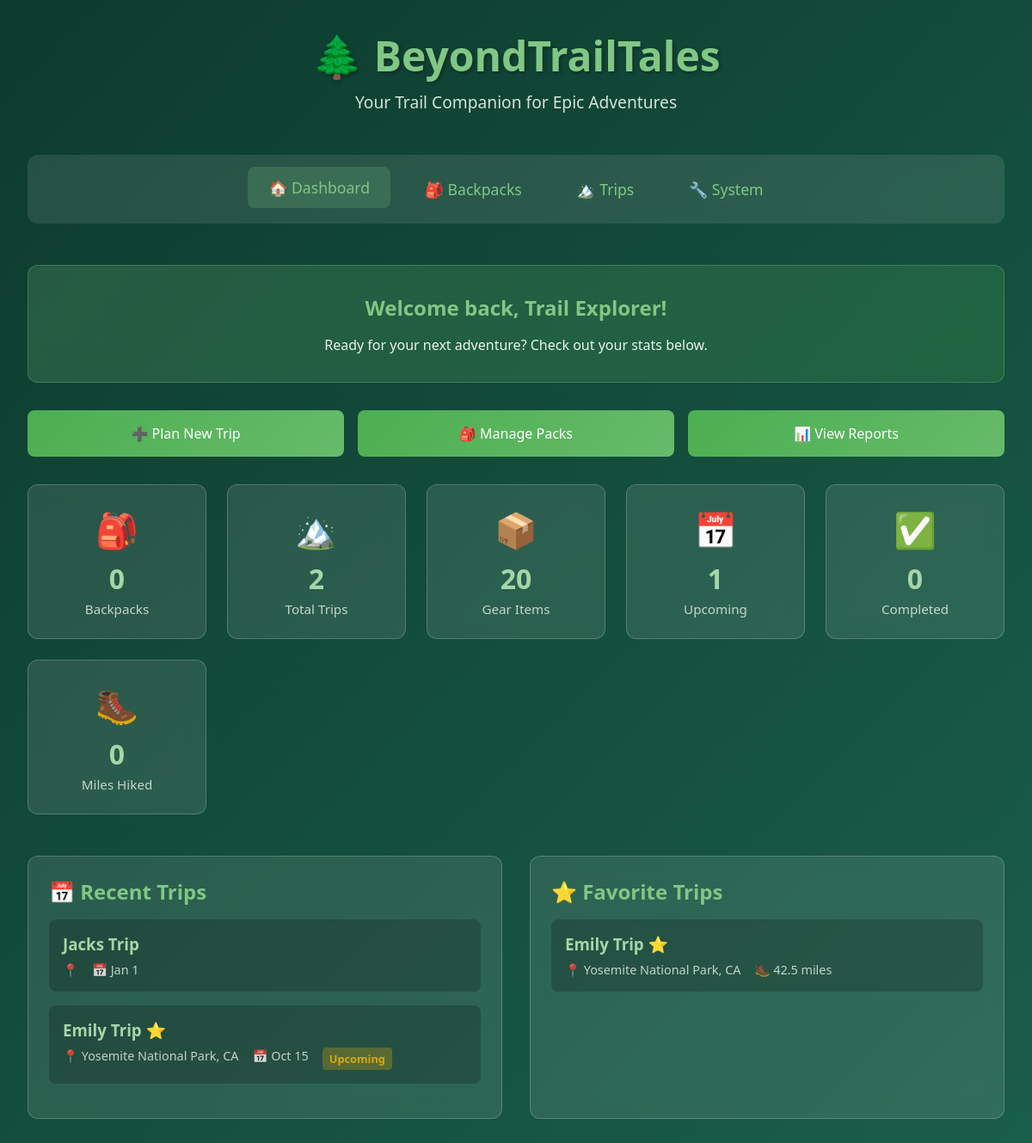
The page /public/dashboard.php on the database as committed earlier.
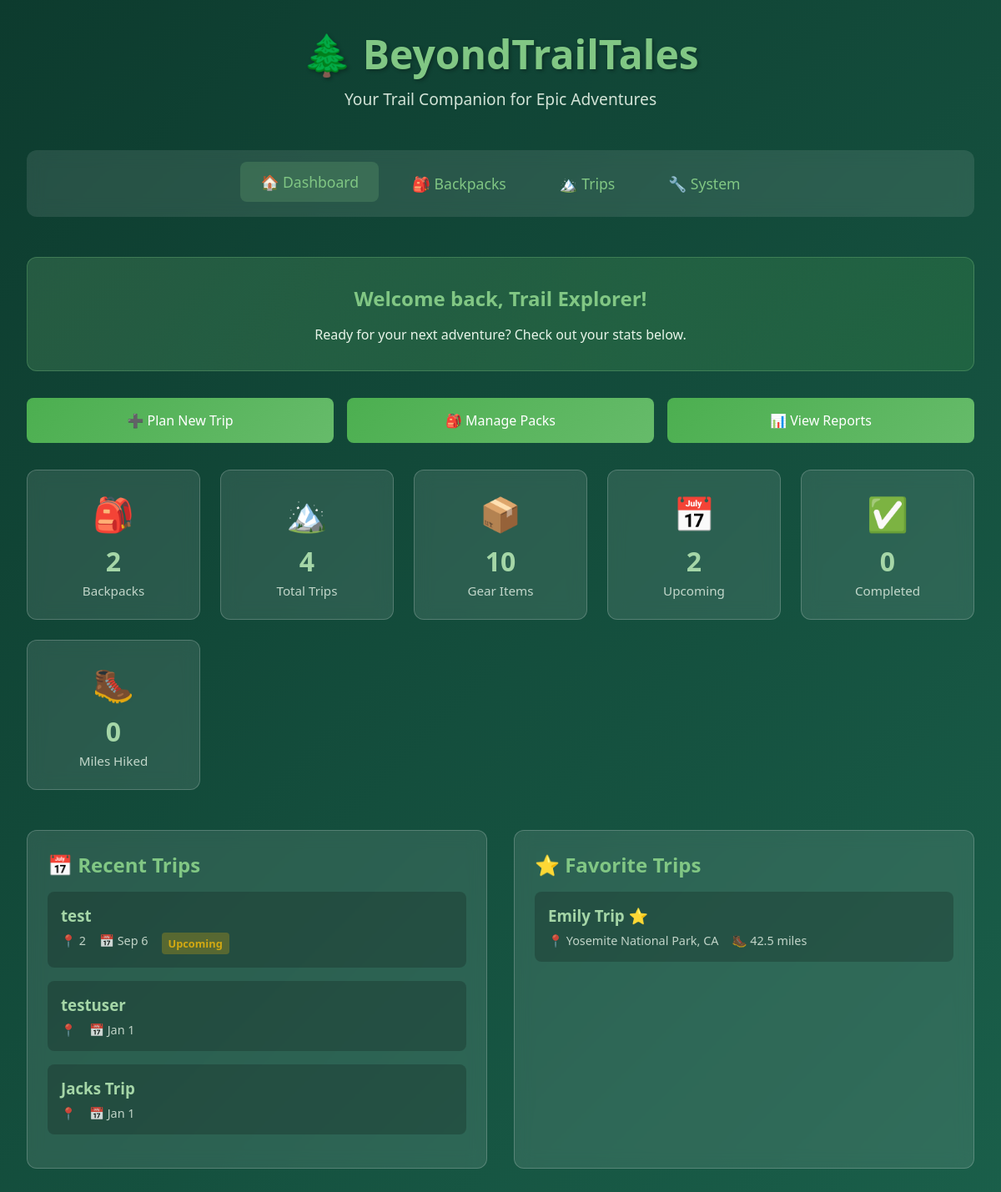
The same page on the database as committed later.
### tables this page shows
CREATE TABLE "trips" (
id INTEGER PRIMARY KEY AUTOINCREMENT,
title TEXT NOT NULL,
location TEXT,
start_date TEXT,
end_date TEXT,
distance REAL,
distance_unit TEXT DEFAULT 'miles',
elevation_gain REAL,
difficulty TEXT,
trip_type TEXT,
description TEXT,
backpack_id INTEGER,
completed INTEGER DEFAULT 0,
favorite INTEGER DEFAULT 0,
image_url TEXT,
image_alt TEXT,
user_id INTEGER NOT NULL,
created_at TEXT DEFAULT CURRENT_TIMESTAMP,
updated_at TEXT DEFAULT CURRENT_TIMESTAMP, permit_required INTEGER DEFAULT 0, permit_info TEXT, water_sources TEXT, camping_type TEXT, expected_weather TEXT, trail_conditions TEXT, emergency_contact TEXT, trailhead_parking TEXT, photo_path TEXT, photo_alt_text TEXT, pre_trip_notes TEXT, post_trip_notes TEXT, lessons_learned TEXT, permit_cost REAL, parking_cost REAL, cell_coverage VARCHAR(50), crowd_level VARCHAR(50),
FOREIGN KEY (backpack_id) REFERENCES backpacks(id) ON DELETE SET NULL,
FOREIGN KEY (user_id) REFERENCES users(id) ON DELETE CASCADE
);

### public/dashboard.php (the view, shortened to what this page needs)
<?php
$stats = [
    'backpacks' => 0,
    'trips' => 0,
    'gear' => 0,
    'upcoming_trips' => 0,
    'completed_trips' => 0,
    'total_distance' => 0
];
try {
    $pdo = new PDO('sqlite:' . BTT_SQLITE_PATH);
    $pdo->setAttribute(PDO::ATTR_ERRMODE, PDO::ERRMODE_EXCEPTION);
    $stats['backpacks'] = $pdo->query("SELECT COUNT(*) FROM backpacks")->fetchColumn();
    $stats['trips'] = $pdo->query("SELECT COUNT(*) FROM trips")->fetchColumn();
    $stats['gear'] = $pdo->query("SELECT COUNT(*) FROM gear_items")->fetchColumn();
    $today = date('Y-m-d');
    $stmt = $pdo->prepare("SELECT COUNT(*) FROM trips WHERE start_date > ?");
    $stmt->execute([$today]);
    $stats['upcoming_trips'] = $stmt->fetchColumn();
    $stats['completed_trips'] = $pdo->query("SELECT COUNT(*) FROM trips WHERE completed = 1")->fetchColumn();
    $stats['total_distance'] = $pdo->query("SELECT COALESCE(SUM(distance), 0) FROM trips WHERE completed = 1")->fetchColumn();
    $recentTrips = $pdo->query("
        SELECT t.*, b.name as backpack_name
        FROM trips t
        LEFT JOIN backpacks b ON t.backpack_id = b.id
        ORDER BY t.created_at DESC
        LIMIT 3
    ")->fetchAll(PDO::FETCH_ASSOC);
    $favoriteTrips = $pdo->query("
        SELECT t.*, b.name as backpack_name
        FROM trips t
        LEFT JOIN backpacks b ON t.backpack_id = b.id
        WHERE t.favorite = 1
        ORDER BY t.start_date DESC
        LIMIT 3
    ")->fetchAll(PDO::FETCH_ASSOC);
} catch (PDOException $e) {
}
?>
<!DOCTYPE html>
<html lang="en">
<head>
</head>
<body>
    <div class="container">
        <header>
            <h1>🌲 BeyondTrailTales</h1>
            <p class="subtitle">Your Trail Companion for Epic Adventures</p>
        </header>
        <nav class="nav-bar">
            <a href="dashboard.php" class="nav-link active">🏠 Dashboard</a>
            <a href="backpacks-list.php" class="nav-link">🎒 Backpacks</a>
            <a href="trips-list.php" class="nav-link">🏔️ Trips</a>
            <a href="test-status.php" class="nav-link">🔧 System</a>
        </nav>
        <div class="welcome-banner">
            <h2>Welcome back, Trail Explorer!</h2>
            <p>Ready for your next adventure? Check out your stats below.</p>
        </div>
        <div class="quick-actions">
            <a href="trips-list.php" class="action-btn">
                ➕ Plan New Trip
            </a>
            <a href="backpacks-list.php" class="action-btn">
                🎒 Manage Packs
            </a>
            <a href="test-status.php" class="action-btn">
                📊 View Reports
            </a>
        </div>
        <div class="stats-grid">
            <div class="stat-card">
                <div class="stat-icon">🎒</div>
                <div class="stat-value"><?php echo $stats['backpacks']; ?></div>
                <div class="stat-label">Backpacks</div>
            </div>
            <div class="stat-card">
                <div class="stat-icon">🏔️</div>
                <div class="stat-value"><?php echo $stats['trips']; ?></div>
                <div class="stat-label">Total Trips</div>
            </div>
            <div class="stat-card">
                <div class="stat-icon">📦</div>
                <div class="stat-value"><?php echo $stats['gear']; ?></div>
                <div class="stat-label">Gear Items</div>
            </div>
            <div class="stat-card">
                <div class="stat-icon">📅</div>
                <div class="stat-value"><?php echo $stats['upcoming_trips']; ?></div>
                <div class="stat-label">Upcoming</div>
            </div>
            <div class="stat-card">
                <div class="stat-icon">✅</div>
                <div class="stat-value"><?php echo $stats['completed_trips']; ?></div>
                <div class="stat-label">Completed</div>
            </div>
            <div class="stat-card">
                <div class="stat-icon">🥾</div>
                <div class="stat-value"><?php echo number_format($stats['total_distance']); ?></div>
                <div class="stat-label">Miles Hiked</div>
            </div>
        </div>
        <div class="content-grid">
            <div class="content-card">
                <h2>📅 Recent Trips</h2>
                <?php if (empty($recentTrips)): ?>
                    <div class="empty-state">
                        <p>No trips yet. Start planning your first adventure!</p>
                    </div>
                <?php else: ?>
                    <?php foreach ($recentTrips as $trip): ?>
                        <div class="trip-item">
                            <h3>
                                <?php echo htmlspecialchars($trip['title']); ?>
                                <?php if ($trip['favorite'] == 1): ?>
                                    <span class="badge-favorite">⭐</span>
                                <?php endif; ?>
                            </h3>
                            <div class="trip-meta">
                                <span>📍 <?php echo htmlspecialchars($trip['location']); ?></span>
                                <span>📅 <?php echo date('M j', strtotime($trip['start_date'])); ?></span>
                                <?php if ($trip['completed'] == 1): ?>
                                    <span class="badge badge-completed">Completed</span>
                                <?php elseif (strtotime($trip['start_date']) > time()): ?>
                                    <span class="badge badge-upcoming">Upcoming</span>
                                <?php endif; ?>
                            </div>
                        </div>
                    <?php endforeach; ?>
                <?php endif; ?>
            </div>
            <div class="content-card">
                <h2>⭐ Favorite Trips</h2>
                <?php if (empty($favoriteTrips)): ?>
                    <div class="empty-state">
                        <p>Mark your favorite trips to see them here!</p>
                    </div>
                <?php else: ?>
                    <?php foreach ($favoriteTrips as $trip): ?>
                        <div class="trip-item">
                            <h3><?php echo htmlspecialchars($trip['title']); ?> ⭐</h3>
                            <div class="trip-meta">
                                <span>📍 <?php echo htmlspecialchars($trip['location']); ?></span>
                                <span>🥾 <?php echo $trip['distance']; ?> <?php echo $trip['distance_unit'] ?? 'mi'; ?></span>
                            </div>
                        </div>
                    <?php endforeach; ?>
                <?php endif; ?>
            </div>
        </div>
    </div>
</body>
</html>

### public/dashboard.php (style rules this page uses)
* { margin: 0; padding: 0; box-sizing: border-box; }
body { font-family: system-ui, -apple-system, sans-serif; background: linear-gradient(135deg, #0d3b2e 0%, #1a5f4a 100%); color: #e8f5e9; min-height: 100vh; padding: 2rem; }
.container { max-width: 1200px; margin: 0 auto; }
header { text-align: center; margin-bottom: 3rem; }
h1 { font-size: 3rem; margin-bottom: 0.5rem; color: #81c784; text-shadow: 2px 2px 4px rgba(0,0,0,0.3); }
.subtitle { opacity: 0.9; font-size: 1.2rem; }
.nav-bar { background: rgba(255, 255, 255, 0.1); backdrop-filter: blur(10px); padding: 1rem; border-radius: 12px; margin-bottom: 3rem; display: flex; justify-content: center; gap: 1rem; flex-wrap: wrap; }
.nav-link { color: #81c784; text-decoration: none; padding: 0.75rem 1.5rem; border-radius: 8px; transition: all 0.3s; display: flex; align-items: center; gap: 0.5rem; font-size: 1.1rem; }
.nav-link:hover, .nav-link.active { background: rgba(129, 199, 132, 0.2); transform: translateY(-2px); }
.stats-grid { display: grid; grid-template-columns: repeat(auto-fit, minmax(200px, 1fr)); gap: 1.5rem; margin-bottom: 3rem; }
.stat-card { background: rgba(255, 255, 255, 0.1); backdrop-filter: blur(10px); border-radius: 12px; padding: 1.5rem; border: 1px solid rgba(255, 255, 255, 0.2); text-align: center; transition: all 0.3s; }
.stat-icon { font-size: 2.5rem; margin-bottom: 0.5rem; }
.stat-value { font-size: 2rem; font-weight: bold; color: #a5d6a7; margin-bottom: 0.25rem; }
.stat-label { opacity: 0.8; font-size: 0.95rem; }
.content-grid { display: grid; grid-template-columns: repeat(auto-fit, minmax(350px, 1fr)); gap: 2rem; margin-bottom: 2rem; }
.content-card { background: rgba(255, 255, 255, 0.1); backdrop-filter: blur(10px); border-radius: 12px; padding: 1.5rem; border: 1px solid rgba(255, 255, 255, 0.2); }
.content-card h2 { color: #81c784; margin-bottom: 1rem; font-size: 1.5rem; }
.trip-item { background: rgba(0, 0, 0, 0.2); padding: 1rem; border-radius: 8px; margin-bottom: 1rem; transition: all 0.3s; }
.trip-item h3 { color: #a5d6a7; margin-bottom: 0.5rem; }
.trip-meta { display: flex; gap: 1rem; opacity: 0.8; font-size: 0.9rem; flex-wrap: wrap; }
.quick-actions { display: grid; grid-template-columns: repeat(auto-fit, minmax(200px, 1fr)); gap: 1rem; margin-bottom: 2rem; }
.action-btn { background: linear-gradient(135deg, #4caf50 0%, #66bb6a 100%); color: white; border: none; padding: 1rem 1.5rem; border-radius: 8px; cursor: pointer; font-size: 1rem; transition: all 0.3s; text-decoration: none; display: flex; align-items: center; justify-content: center; gap: 0.5rem; }
.welcome-banner { background: linear-gradient(135deg, rgba(129, 199, 132, 0.2) 0%, rgba(76, 175, 80, 0.2) 100%); border-radius: 12px; padding: 2rem; margin-bottom: 2rem; text-align: center; border: 1px solid rgba(129, 199, 132, 0.3); }
.welcome-banner h2 { color: #81c784; margin-bottom: 1rem; }
.badge { display: inline-block; padding: 0.25rem 0.5rem; border-radius: 4px; font-size: 0.8rem; font-weight: bold; }
.badge-upcoming { background: rgba(255, 193, 7, 0.3); color: #ffc107; }
.badge-favorite { color: #ffc107; }

Rows that differ between the two databases and show on the page:
no longer on one of the page's lists (row edited): trips: title "Emily Trip", location "Yosemite National Park, CA", start_date "Oct 15"
added trips: title "test", location "2", start_date "Sep 6", completed "Upcoming", shown under "📅 Recent Trips"
added trips: title "testuser", start_date "Jan 1", shown under "📅 Recent Trips"
Other text that changed with them:
$stats['backpacks']: "0" → "2"
$stats['trips']: "2" → "4"
$stats['gear']: "20" → "10"
$stats['upcoming_trips']: "1" → "2"
